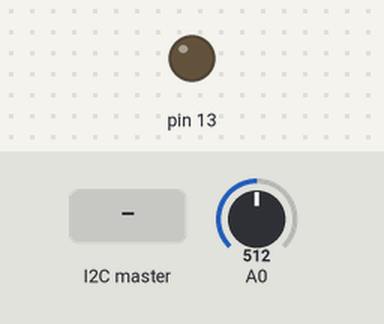
This sketch was run on a simulated Arduino Uno, built with avr-gcc and run on an emulated ATmega328P. Parts: output pins drawn as LEDs (lit = HIGH). The inputs (shaded band) are chosen by the test bench; at power-on: A0 = 512. What the sketch prints to the serial monitor is not drawn.

Above: at 1.2 s.
1.3 s: the I2C master sends the byte 1
At 2.2 s:
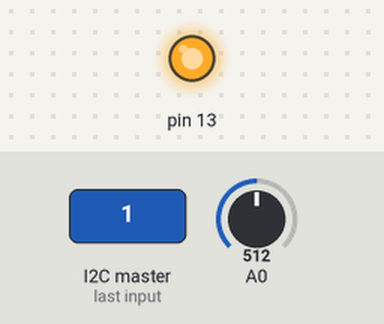
Timing chart, 0 to 4.3 s (numbered marks = the images above; inputs shaded):
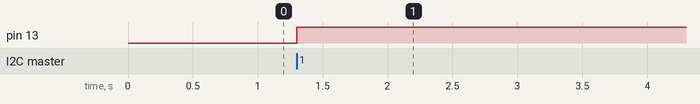

The sketch:

arduinoi2cSlaveV2.ino
```cpp
#include <Wire.h>

#define SLAVE_ADDRESS 0x04
int number = 0;
int state = 0;
byte tmpPin = 0;// Analog 0 port
int tempC = 0;
byte data[3]={0,0,0};

void setup() {
 pinMode(13, OUTPUT);
 Serial.begin(9600);
 // initialize i2c as slave
 Wire.begin(SLAVE_ADDRESS);

 // define callbacks for i2c communication
 Wire.onReceive(receiveData);
 Wire.onRequest(sendData);
}

void loop() {
 delay(100);
 tempC = readTemp(tmpPin);
}

// callback for received data
void receiveData(int byteCount){

 while(Wire.available()) {
  number = Wire.read();

  if (number == 1){
   if (state == 0){
    digitalWrite(13, HIGH); // set the LED on
    state = 1;
   } else{
    digitalWrite(13, LOW); // set the LED off
    state = 0;
   }
  }

  if(number==2) {
    data[0] = 48 ;
    data[1] = 68;
    data[2]= 88;
   }
 }
}

// callback for sending data
void sendData(){
 Wire.write(data,3);
 }

float readTemp(byte tempPin)
{
     // put your main code here, to run repeatedly:
  float rawAdcVal = 0;
  float voltage = 0;
  float volInMilli = 0;
  float celcius = 0;
  float farenheit = 0;
  for(int i=1;i<200;i++){
    rawAdcVal += analogRead(tempPin);
    delay(5);
  }
  rawAdcVal /= 200.0;
  voltage = (5 * rawAdcVal) / 1024;
  //voltage = (aref_voltage * rawAdcVal) / 1024; //for 3.3v
  volInMilli = voltage * 1000;
  celcius = (volInMilli - 500) / 10; // 500 is offset for tmp36,10 is 10mv precision.
  farenheit = (celcius * 9.0 / 5.0) + 32.0;
  Serial.print("   celcius = ");
  Serial.println(celcius,1);
  return celcius;
}
```

Measured:
- after the input at 1.3 s, pin 13: LOW → HIGH at once
